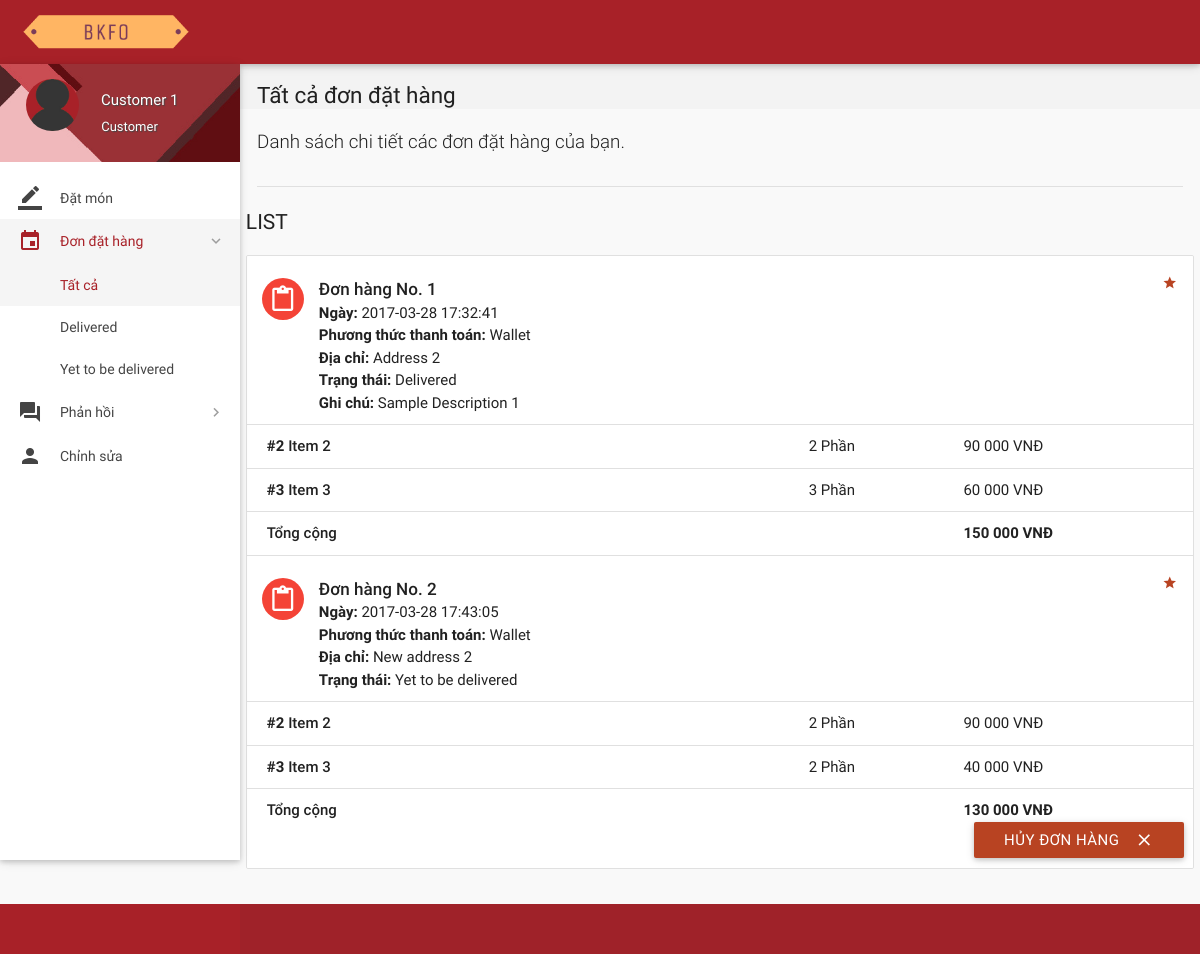
Page /orders.php (signed in) on the committed database.
### tables this page shows
CREATE TABLE `orders` (
  `id` int(11) NOT NULL,
  `customer_id` int(11) NOT NULL,
  `address` varchar(300) NOT NULL,
  `description` varchar(300) NOT NULL,
  `date` datetime NOT NULL DEFAULT CURRENT_TIMESTAMP,
  `payment_type` varchar(16) NOT NULL DEFAULT 'Wallet',
  `total` int(11) NOT NULL,
  `status` varchar(25) NOT NULL DEFAULT 'Yet to be delivered',
  `deleted` tinyint(4) NOT NULL DEFAULT '0'
);

CREATE TABLE `order_details` (
  `id` int(11) NOT NULL,
  `order_id` int(11) NOT NULL,
  `item_id` int(11) NOT NULL,
  `quantity` int(11) NOT NULL,
  `price` int(11) NOT NULL
);

CREATE TABLE `items` (
  `id` int(11) NOT NULL,
  `name` varchar(20) NOT NULL,
  `price` int(11) NOT NULL,
  `deleted` tinyint(4) NOT NULL DEFAULT '0'
);

### includes/connect.php (called while the page is built, shortened)
<?php
$name = $_SESSION['name'];
$role = $_SESSION['role'];
?>

### includes/wallet.php (called while the page is built, shortened)
<?php
$user_id=$_SESSION['user_id'];
?>

### orders.php (the view, shortened to what this page needs)
<?php
include 'includes/connect.php';
include 'includes/wallet.php';
	if($_SESSION['customer_sid']==session_id())
	{
		?>
<!DOCTYPE html>
<html lang="en">
<head>
  <link href="css/materialize.min.css" type="text/css" rel="stylesheet" media="screen,projection">
  <link href="css/style.min.css" type="text/css" rel="stylesheet" media="screen,projection">
  <link href="css/custom/custom.min.css" type="text/css" rel="stylesheet" media="screen,projection">
  <link href="js/plugins/perfect-scrollbar/perfect-scrollbar.css" type="text/css" rel="stylesheet" media="screen,projection">
</head>
<body>
  <header id="header" class="page-topbar">
        <div class="navbar-fixed">
            <nav class="navbar-color">
                <div class="nav-wrapper">
                    <ul class="left">
                      <li><h1 class="logo-wrapper"><a href="index.php" class="brand-logo darken-1"><img src="images/logo_transparent2.png" alt="logo"></a> <span class="logo-text">Logo</span></h1></li>
                    </ul>
                </div>
            </nav>
        </div>
  </header>
  <div id="main">
    <div class="wrapper">
      <aside id="left-sidebar-nav">
        <ul id="slide-out" class="side-nav fixed leftside-navigation">
            <li class="user-details cyan darken-2">
            <div class="row">
                <div class="col col s4 m4 l4">
                    <img src="images/avatar.jpg" alt="" class="circle responsive-img valign profile-image">
                </div>
                <div class="col col s8 m8 l8">
                    <a class="btn-flat dropdown-button waves-effect waves-light white-text profile-btn" href="#" data-activates="profile-dropdown"><?php echo $name;?> <i class="mdi-navigation-arrow-drop-down right"></i></a>
                    <p class="user-roal"><?php echo $role;?></p>
                </div>
            </div>
            </li>
            <li class="bold"><a href="index.php" class="waves-effect waves-cyan"><i class="mdi-editor-border-color"></i> Đặt món</a>
            </li>
                <li class="no-padding">
                    <ul class="collapsible collapsible-accordion">
                        <li class="bold"><a class="collapsible-header waves-effect waves-cyan active"><i class="mdi-editor-insert-invitation"></i> Đơn đặt hàng</a>
                            <div class="collapsible-body">
                                <ul>
								<li class="<?php
								if(!isset($_GET['status'])){
										echo 'active';
									}?>
									"><a href="orders.php">Tất cả</a>
                                </li>
								<?php
									$sql = mysqli_query($con, "SELECT DISTINCT status FROM orders  WHERE customer_id = $user_id;;");
									while($row = mysqli_fetch_array($sql)){
                                    echo '<li class='.(isset($_GET['status'])?($status == $_GET['status'] ? 'active' : ''): '').'><a href="orders.php?status='.$row['status'].'">'.$row['status'].'</a>
                                    </li>';
									}
									?>
                                </ul>
                            </div>
                        </li>
                    </ul>
                </li>
                <li class="no-padding">
                    <ul class="collapsible collapsible-accordion">
                        <li class="bold"><a class="collapsible-header waves-effect waves-cyan"><i class="mdi-action-question-answer"></i> Phản hồi</a>
                        </li>
                    </ul>
                </li>
            <li class="bold"><a href="details.php" class="waves-effect waves-cyan"><i class="mdi-social-person"></i> Chỉnh sửa</a>
            </li>
        </ul>
        </aside>
      <section id="content">
        <div id="breadcrumbs-wrapper">
          <div class="container">
            <div class="row">
              <div class="col s12 m12 l12">
                <h5 class="breadcrumbs-title">Tất cả đơn đặt hàng</h5>
              </div>
            </div>
          </div>
        </div>
        <div class="container">
          <p class="caption">Danh sách chi tiết các đơn đặt hàng của bạn.</p>
          <div class="divider"></div>
<div id="work-collections" class="seaction">
					<?php
					if(isset($_GET['status'])){
						$status = $_GET['status'];
					}
					else{
						$status = '%';
					}
					$sql = mysqli_query($con, "SELECT * FROM orders WHERE customer_id = $user_id AND status LIKE '$status';;");
					echo '              <div class="row">
                <div>
                    <h4 class="header">List</h4>
                    <ul id="issues-collection" class="collection">';
					while($row = mysqli_fetch_array($sql))
					{
						$status = $row['status'];
						echo '<li class="collection-item avatar">
                              <i class="mdi-content-content-paste red circle"></i>
                              <span class="collection-header">Đơn hàng No. '.$row['id'].'</span>
                              <p><strong>Ngày:</strong> '.$row['date'].'</p>
                              <p><strong>Phương thức thanh toán:</strong> '.$row['payment_type'].'</p>
							  <p><strong>Địa chỉ: </strong>'.$row['address'].'</p>
                              <p><strong>Trạng thái:</strong> '.($status=='Paused' ? 'Paused <a  data-position="bottom" data-delay="50" data-tooltip="Làm ơn liên lạc với Admin để biết thêm chi tiết" class="btn-floating waves-effect waves-light tooltipped cyan">    ?</a>' : $status).'</p>
							  '.(!empty($row['description']) ? '<p><strong>Ghi chú: </strong>'.$row['description'].'</p>' : '').'
							  <a href="#" class="secondary-content"><i class="mdi-action-grade"></i></a>
                              </li>';
						$order_id = $row['id'];
						$sql1 = mysqli_query($con, "SELECT * FROM order_details WHERE order_id = $order_id;");
						while($row1 = mysqli_fetch_array($sql1))
						{
							$item_id = $row1['item_id'];
							$sql2 = mysqli_query($con, "SELECT * FROM items WHERE id = $item_id;");
							while($row2 = mysqli_fetch_array($sql2)){
								$item_name = $row2['name'];
							}
							echo '<li class="collection-item">
                            <div class="row">
                            <div class="col s7">
                            <p class="collections-title"><strong>#'.$row1['item_id'].'</strong> '.$item_name.'</p>
                            </div>
                            <div class="col s2">
                            <span>'.$row1['quantity'].' Phần</span>
                            </div>
                            <div class="col s3">
                            <span>'.$row1['price'].' 000 VNĐ</span>
                            </div>
                            </div>
                            </li>';
							$id = $row1['order_id'];
						}
								echo'<li class="collection-item">
                                        <div class="row">
                                            <div class="col s7">
                                                <p class="collections-title"> Tổng cộng</p>
                                            </div>
                                            <div class="col s2">
											<span> </span>
                                            </div>
                                            <div class="col s3">
                                                <span><strong>'.$row['total'].' 000 VNĐ</strong></span>
                                            </div>';
								if(!preg_match('/^Cancelled/', $status)){
									if($status != 'Delivered'){
								echo '<form action="routers/cancel-order.php" method="post">
										<input type="hidden" value="'.$id.'" name="id">
										<input type="hidden" value="Hủy bởi khách hàng" name="status">
										<input type="hidden" value="'.$row['payment_type'].'" name="payment_type">
										<button class="btn waves-effect waves-light right submit" type="submit" name="action">Hủy đơn hàng
                                              <i class="mdi-content-clear right"></i>
										</button>
										</form>';
								}
								}
								echo'</div></li>';
					}
					?>
					 </ul>
                </div>
              </div>
            </div>
        </div>
      </section>
    </div>
  </div>
  <footer class="page-footer">
    <div class="footer-copyright">
    </div>
  </footer>
</body>
</html>
<?php
	}
?>

### rows in the picture
orders: id "1", date "2017-03-28 17:32:41", payment_type "Wallet", address "Address 2", status "Delivered", description "Sample Description 1", total "150"
order_details: item "2", item.name "Item 2", quantity "2", price "90"
order_details: item "3", item.name "Item 3", quantity "3", price "60"
orders: id "2", date "2017-03-28 17:43:05", payment_type "Wallet", address "New address 2", status "Yet to be delivered", total "130"
order_details: item "2", item.name "Item 2", quantity "2", price "90"
order_details: item "3", item.name "Item 3", quantity "2", price "40"

### other values in the picture
$name "Customer 1"
$role "Customer"
$row['status'] "Delivered"
$row['status'] "Yet to be delivered"
